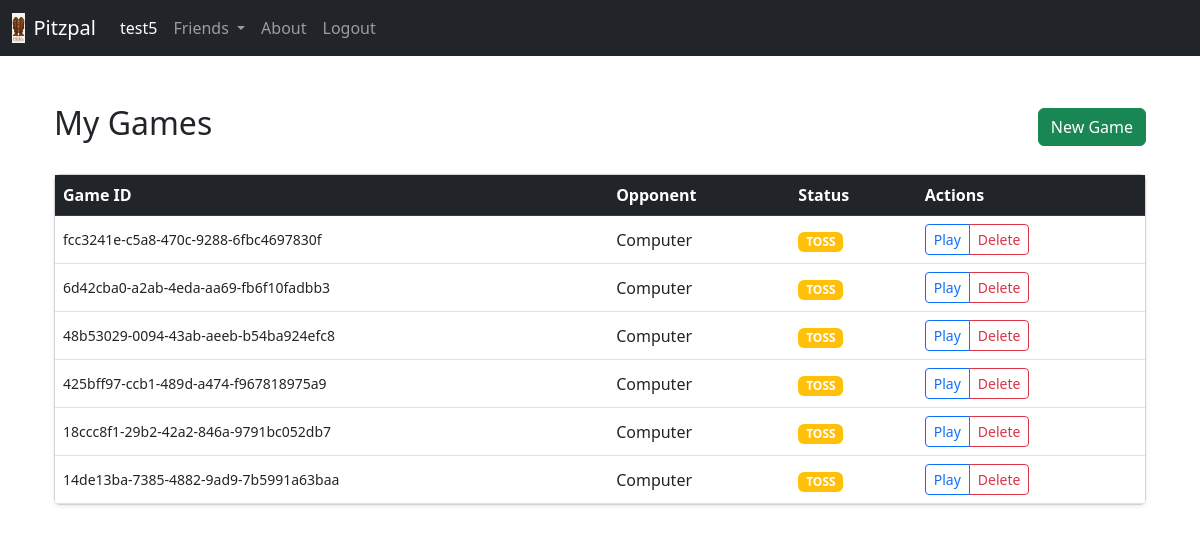
Before: /game/my-games/ (signed in) with the older database file.
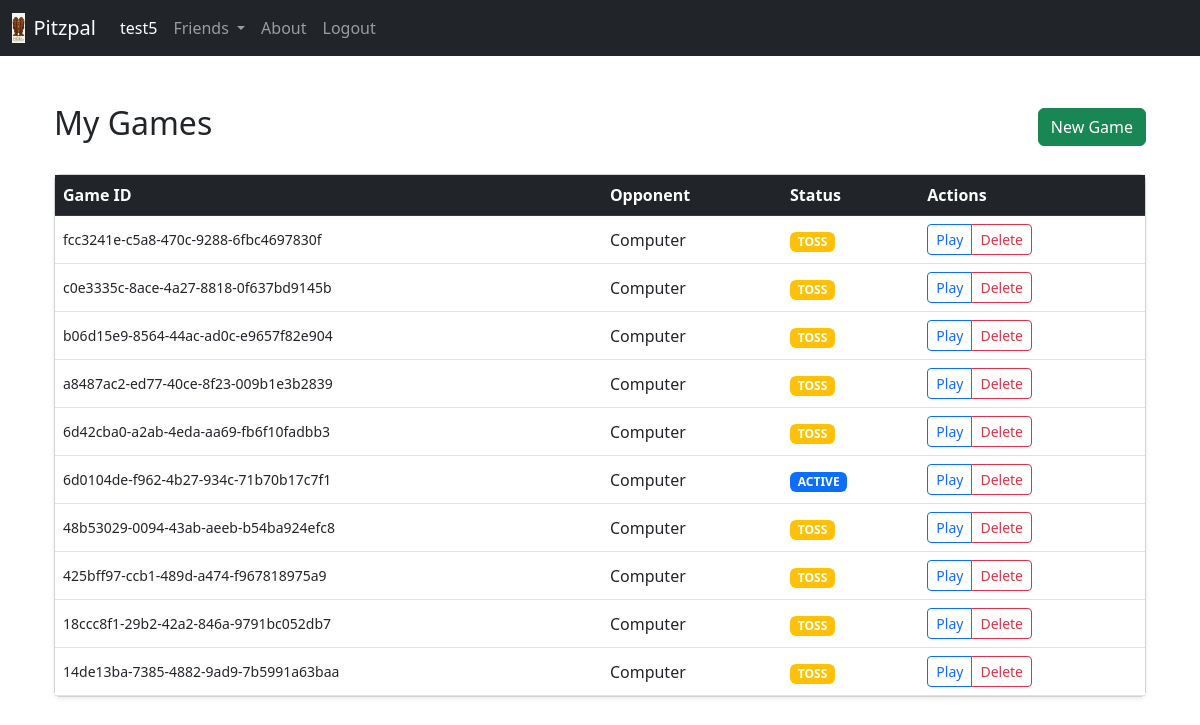
After: the same page with the newer database file.
### pitzpalgame/models.py (models this page shows, shortened)
class PitzpalGame(models.Model):
    id = models.UUIDField(primary_key=True, default=uuid.uuid4, editable=False)
    player1 = models.ForeignKey(
        settings.AUTH_USER_MODEL, on_delete=models.CASCADE, related_name="games_p1"
    )
    player2 = models.ForeignKey(
        settings.AUTH_USER_MODEL, on_delete=models.CASCADE, null=True, blank=True
    )
    game = models.JSONField()

### pitzpalgame/views.py (the view)
# urls.py: path("my-games/", views.game_list, name="game_list"),
@login_required
def game_list(request):
    games = PitzpalGame.objects.filter(
        player1=request.user
    ) | PitzpalGame.objects.filter(player2=request.user)
    return render(request, "home/game_list.html", {"games": games.order_by("-id")})

### home/templates/home/game_list.html (shortened to what this page needs)
{% extends 'common/base.html' %}
{% block content %}
<div class="container mt-5">
    <div class="d-flex justify-content-between align-items-center mb-4">
        <h2>My Games</h2>
        <a href="{% url 'api_new_game' %}" class="btn btn-success">New Game</a>
    </div>
    <div class="card shadow-sm">
        <div class="card-body p-0">
            <table class="table table-hover mb-0">
                <thead class="table-dark">
                    <tr>
                        <th>Game ID</th>
                        <th>Opponent</th>
                        <th>Status</th>
                        <th>Actions</th>
                    </tr>
                </thead>
                <tbody>
                    {% for game in games %}
                    <tr>
                        <td class="align-middle small">{{ game.id }}</td>
                        <td class="align-middle">
                            {% if game.player2 %}{{ game.player2.username }}{% else %}Computer{% endif %}
                        </td>
                        <td class="align-middle">
                            <span class="badge {% if game.game.Status == 'toss' %}bg-warning{% else %}bg-primary{% endif %}">
                                {{ game.game.Status|upper }}
                            </span>
                        </td>
                        <td class="align-middle">
                            <div class="btn-group">
                                <a href="/game/view/{{ game.id }}" class="btn btn-sm btn-outline-primary">Play</a>
                                <button class="btn btn-sm btn-outline-danger"
                                        onclick="confirmDelete('{{ game.id }}')">
                                    Delete
                                </button>
                            </div>
                        </td>
                    </tr>
                    {% empty %}
                    <tr>
                        <td colspan="4" class="text-center py-4 text-muted">No games found. Start a new one!</td>
                    </tr>
                    {% endfor %}
                </tbody>
            </table>
        </div>
    </div>
</div>
{% endblock %}

Changed rows visible on the page:
added PitzpalGame: id "c0e3335c-8ace-4a27-8818-0f637bd9145b", shows "Computer", game.Status "TOSS"
added PitzpalGame: id "b06d15e9-8564-44ac-ad0c-e9657f82e904", shows "Computer", game.Status "TOSS"
added PitzpalGame: id "a8487ac2-ed77-40ce-8f23-009b1e3b2839", shows "Computer", game.Status "TOSS"
added PitzpalGame: id "6d0104de-f962-4b27-934c-71b70b17c7f1", shows "Computer", game.Status "ACTIVE"
